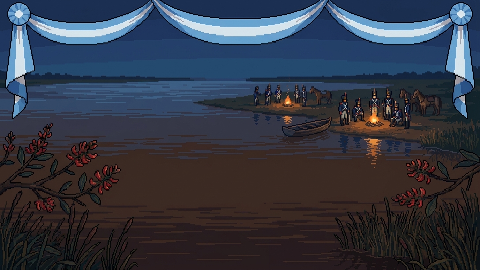
#> input picture assets/seleccion/fondo.png, 480 x 270 px
$ python build_select_camp.py ../assets/seleccion/fondo.png 5 5
#> lines starting #> are read from the running program, lines starting #| are printed output that depends on the picture; after the words box and inside, x2 and y2 are one past the last pixel; in counts of white or black regions, pixels touching at a corner belong together
#!/usr/bin/env python3
"""Lays the animated camp back into the select screen's background.

The animation is of a stretch cut out of the background, and comes back in
fewer colours than the picture round it. Each frame is faded into the still
background toward its edges, so no seam shows where it is laid over.

  tools/build_select_camp.py FRAMES.png X Y
"""
import sys
from PIL import Image, ImageDraw, ImageFilter

FEATHER = 14
frames, x, y = sys.argv[1], int(sys.argv[2]), int(sys.argv[3])
strip = Image.open(frames).convert('RGB')
back = Image.open('assets/seleccion/fondo.png').convert('RGB')
count = 12
w, h = strip.width // count, strip.height
#> w = 40; h = 270
still = back.crop((x, y, x + w, y + h))
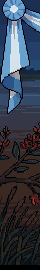
#> still: PIL image 40x270 RGB; mean R, G, B 53.2, 60.9, 74.8
mask = Image.new('L', (w, h), 0)
#> mask: PIL image 40x270 L; every value is 0
ImageDraw.Draw(mask).rectangle((FEATHER, FEATHER, w - FEATHER - 1, h - FEATHER - 1), fill=255)
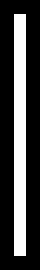
#> mask: PIL image 40x270 L; 26.9% white; 1 white region, box (x1, y1, x2, y2) and area: (14, 14, 26, 256) 2904
mask = mask.filter(ImageFilter.GaussianBlur(FEATHER / 2))
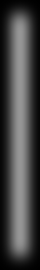
#> mask: PIL image 40x270 L; min 0, max 150, mean 68.1
sheet = Image.new('RGB', strip.size)
#> sheet: PIL image 480x270 RGB; every value is 0
for i in range(count):
    sheet.paste(Image.composite(strip.crop((i * w, 0, i * w + w, h)), still, mask), (i * w, 0))
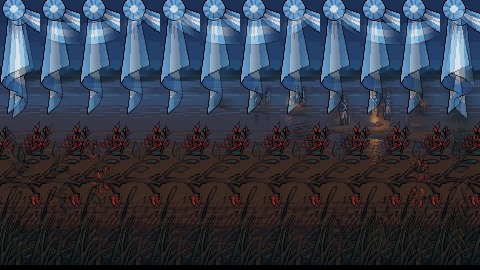
#> sheet: PIL image 480x270 RGB; mean R, G, B 52, 58.8, 72.5
sheet.save('assets/seleccion/campamento.png')
print(f'assets/seleccion/campamento.png: {count} frames of {w}x{h}')
#| assets/seleccion/campamento.png: 12 frames of 40x270

$ run again, with assets/seleccion/inti.png copied over assets/seleccion/fondo.png
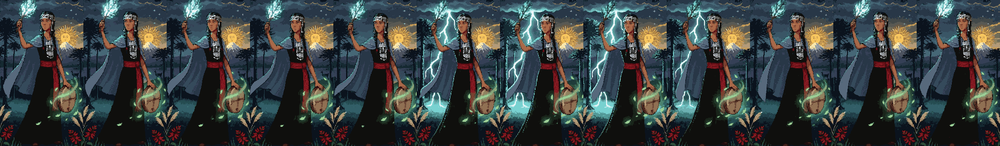
#> input picture assets/seleccion/inti.png, 1000 x 146 px, shrunk from 2196 x 320 before the run
#> strip is the input picture: PIL image 1000x146 RGB; mean R, G, B 58.7, 65.4, 65.5
#> `ImageDraw.Draw(mask).rectangle((FEATHER, FEATHER, w - FEATHER - 1, h -..`:
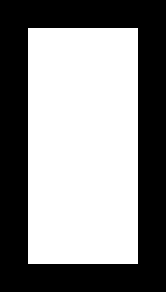
#> mask: PIL image 83x146 L (shown 2 times larger); 53.6% white; 1 black region, box (x1, y1, x2, y2) and area: (0, 0, 83, 146) 5628
#> after the loop `for i in range(count):`:
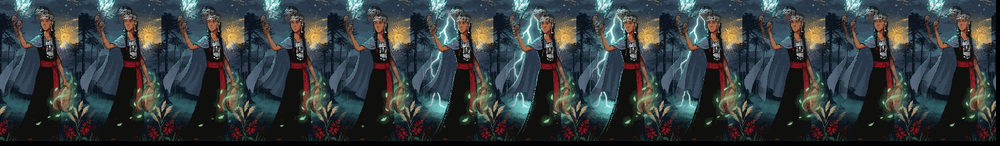
#> sheet: PIL image 1000x146 RGB; mean R, G, B 54.2, 60.7, 62.3
#| assets/seleccion/campamento.png: 12 frames of 83x146
